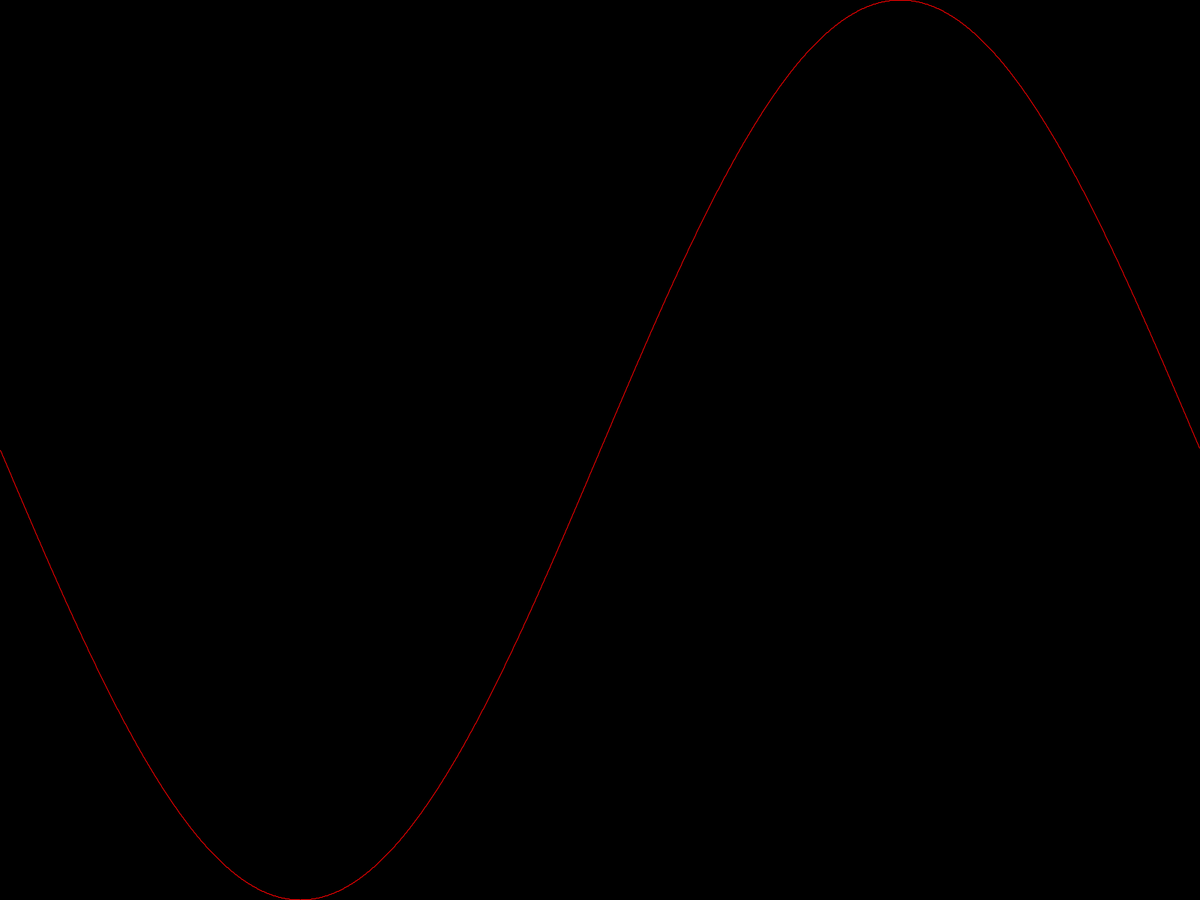
Frame 1 (no input)
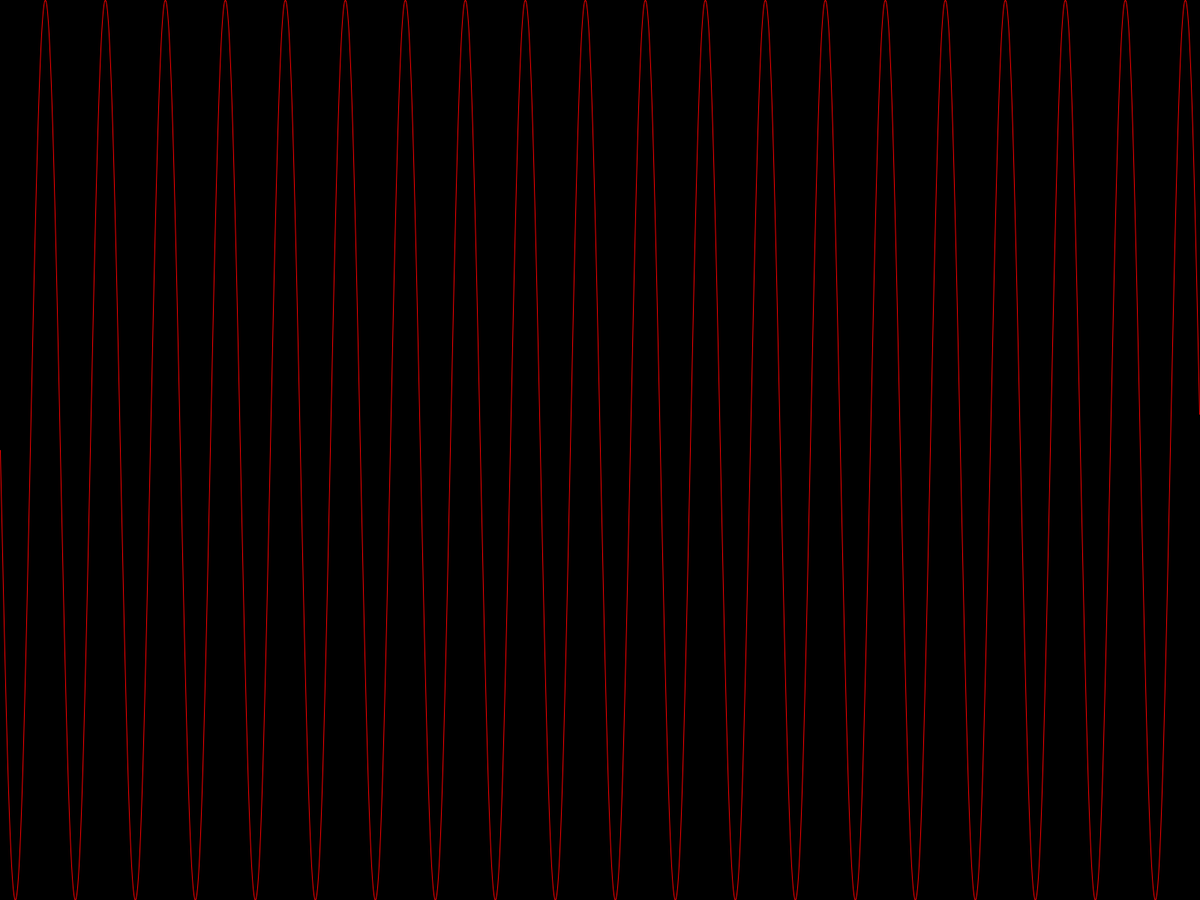
Frame 60 (the mouse pressed at the canvas centre just before this capture)
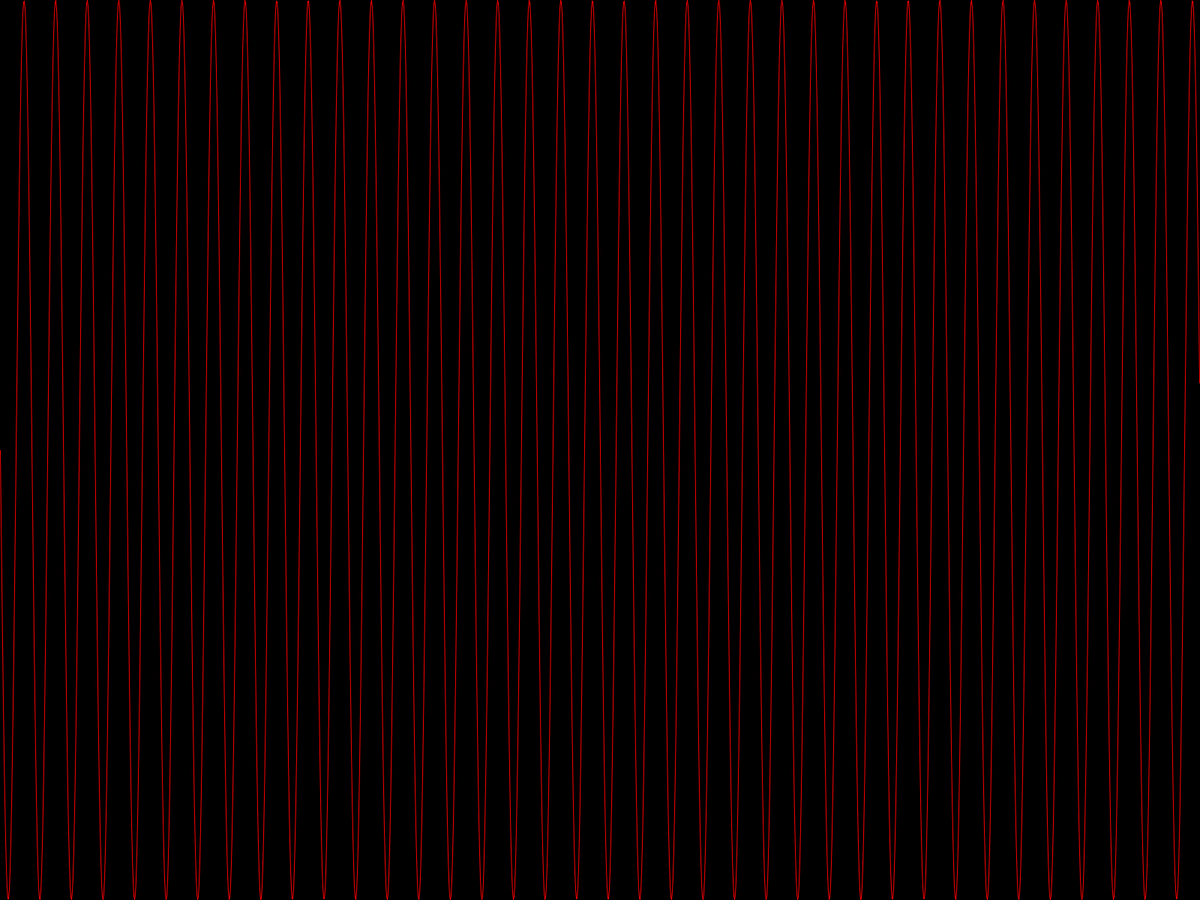
Frame 120 (the mouse held since frame 60 and released just before this capture)

The Processing sketch that drew these frames (run headless with seeded random() and noise(); from frame 60 on, the mouse is pressed at the canvas centre):

// Processing sketch: sine_chirp
// ── sine_chirp.pde
float wave[];

final float FMIN = 1;
final float FMAX = 40;

float freq = FMIN;
float fadjust = 1;

int start = millis();

void setup() {
  //size(800, 450);
  fullScreen();
  
  wave = new float[width];
}

void draw() {
  background(0);
  stroke(255, 0, 0);
  
  update(freq, width);
  
  freq += fadjust;
  if (freq == FMAX) fadjust = -1;
  if (freq == FMIN) {
    int stop = millis();
    println("elapsed = " + (stop - start));
    fadjust =  1;
    start = millis();
  }
  
  draw_wave();
}

void update(float freq, int n) {
  for (int i = 0; i < n; i++) {
    float tmp = sin(2 * PI * i * freq / n);
    wave[i] = (1.0 + tmp) * height / 2;
  }
}

void draw_wave() {
  for (int i = 1; i < width; i++) {
    line(i - 1, wave[i - 1], i, wave[i]); 
  }
}
